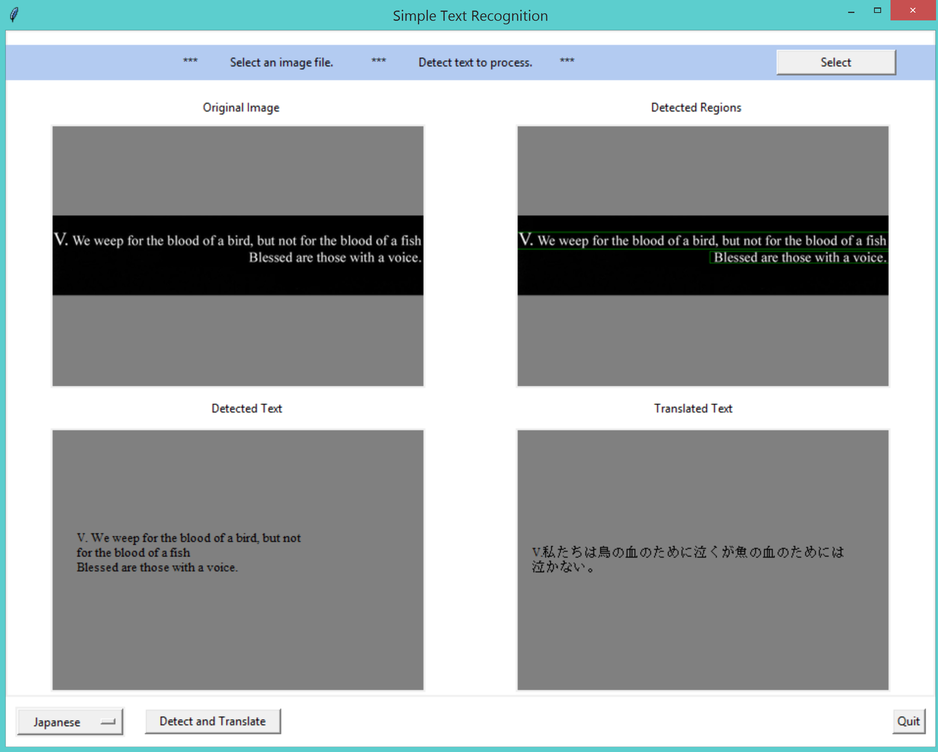
#> input picture images/Capture.PNG, 938 x 752 px, shrunk from 2390 x 1918 before the run; its folder holds only this picture in this run
$ python -i text_detection_old.py   (imports and definitions only)
#> lines starting #> are read from the running program, lines starting #| are printed output that depends on the picture; after the words box and inside, x2 and y2 are one past the last pixel; in counts of white or black regions, pixels touching at a corner belong together
# import libraries
import cv2
import os

#https://stackoverflow.com/questions/39403183/python-opencv-sorting-contours
# [4 lines left out: function get_contour_precedence, not called in this run]

def get_contour_precedence_y(contour, cols):
    tolerance_factor = 10
    origin = cv2.boundingRect(contour)
    return ((origin[1] // tolerance_factor) * tolerance_factor) * cols + origin[0]

#https://stackoverflow.com/questions/38805462/how-to-sort-contours-left-to-right-while-going-top-to-bottom-using-python-and
# [33 lines left out: functions sort_contours_, threshimg, invthreshimg, not called in this run]

def detect_text(file):
#> called with file = '../images/Capture.PNG'
    Image=cv2.imread(file)
#> Image is the input picture: shape (752, 938, 3); mean B, G, R 170.3, 168.9, 161.9
    I=Image.copy()
    G_Image=cv2.cvtColor(Image,cv2.COLOR_BGR2GRAY)
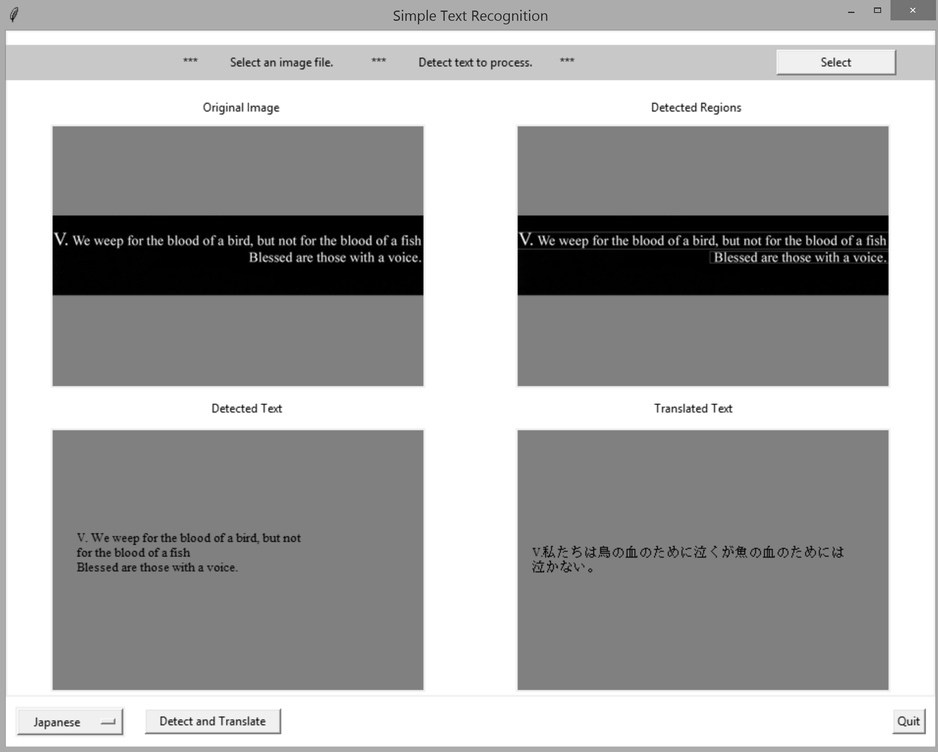
#> G_Image: shape (752, 938); min 0, max 255, mean 167

    # save path
    path = r"C:\Users\Oikawa\Desktop\ECE5470Project\bbroi"

    # make path if doesnt exist
    if not os.path.exists(path):
        os.makedirs(path)

    # delete contents of folder in path
    for file in os.listdir(path):
        file_path = os.path.join(path, file)
        try:
            if os.path.isfile(file_path):
                os.remove(file_path)
        except Exception as e:
            print(e)

    #Otsu Thresholding
    blur = cv2.GaussianBlur(G_Image,(1,1),0)
    ret,th = cv2.threshold(blur,0,255,cv2.THRESH_OTSU|cv2.THRESH_BINARY)
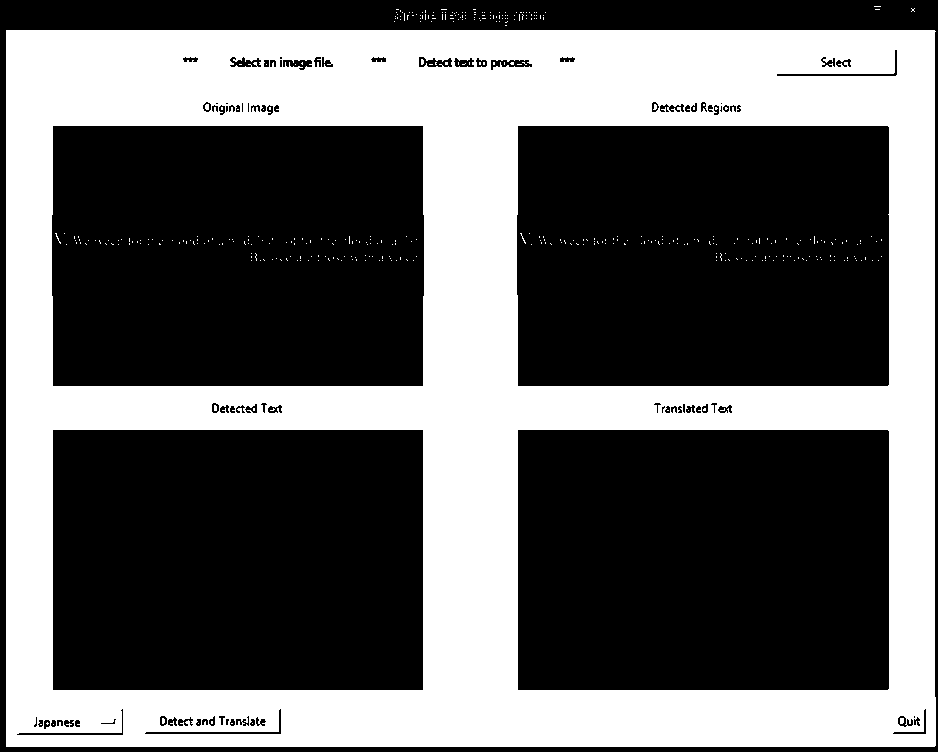
#> th: shape (752, 938); 39.2% white; 406 white regions (403 under 20 px)
#> ret = 181
    contours, hierarchy = cv2.findContours(th, cv2.RETR_EXTERNAL, cv2.CHAIN_APPROX_SIMPLE)
#> contours = 106 contours, 105 with area under 20; largest, box (x1, y1, x2, y2) and area: (6, 30, 936, 747) 664498

    #cv2.imshow("thresh",th)
    # sort contours by x and y values
    contours.sort(key=lambda y:get_contour_precedence_y(y, I.shape[1]))

    #individual characters bounding boxes
    cnt = 0

    for contour in contours:
            # get rectangle bounding contour
            [x, y, w, h] = cv2.boundingRect(contour)

            roi = []

            if (h>=0) :

                # draw rectangle around contour on original image
                cv2.rectangle(I, (x, y), (x + w, y + h), (255, 0, 255), 0)

                # save roi to array
                roi = th[y:y + h, x:x + w]
                #save roi as img
                cv2.imwrite( path + "\char%d.jpg" % cnt, roi)

                cnt = cnt + 1
#> this loop made 106 passes
#> (contour, x, y, w, h, roi) on passes 1, 2, 3, 5, 10, 14, 16, 19: ([[396, 9], [398, 9]], 396, 9, 3, 1, [[255, 255, 255]]), ([[441, 9], [446, 9]], 441, 9, 6, 1, [[255, 255, 255, 255, 255, 255]]), ([[473, 9], [475, 9]], 473, 9, 3, 1, [[255, 255, 255]]), ([[875, 9], [879, 9]], 875, 9, 5, 1, [[255, 255, 255, 255, 255]]), ([[397, 17], [397, 18]], 397, 17, 1, 2, [255, 255]), ([[400, 10], [400, 11]], 400, 10, 1, 2, [255, 255]), ([[404, 13], [404, 20]], 404, 13, 1, 8, [255, 255, 255, 255, 255, 255, 255, 255]), ([[412, 15], [413, 15]], 412, 15, 2, 1, [[255, 255]])
#> (x, y, w, h, roi) on passes 7, 8, 9, 11, 12, 13: (395, 18, 1, 1, [255]), (395, 16, 1, 1, [255]), (396, 12, 1, 1, [255]), (397, 14, 1, 1, [255]), (400, 19, 1, 1, [255]), (400, 16, 1, 1, [255])
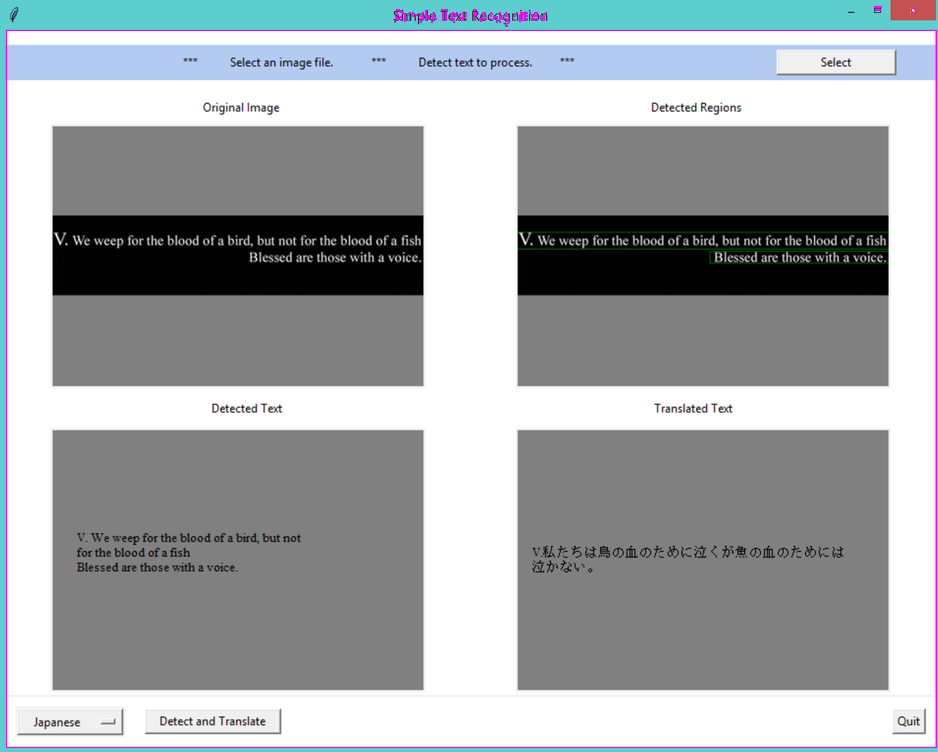
#> I: shape (752, 938, 3); 0.56% of pixels changed, all inside (x1, y1, x2, y2) = (6, 6, 937, 748)
#> after the loop, cnt = 106


    # block of text
    #--- choosing the right kernel
    #--- kernel size of 3 rows (to join dots above letters 'i' and 'j')
    #--- and 10 columns to join neighboring letters in words and neighboring words
    rect_kernel = cv2.getStructuringElement(cv2.MORPH_RECT, (20, 3))
    dilation = cv2.dilate(th, rect_kernel, iterations = 1)
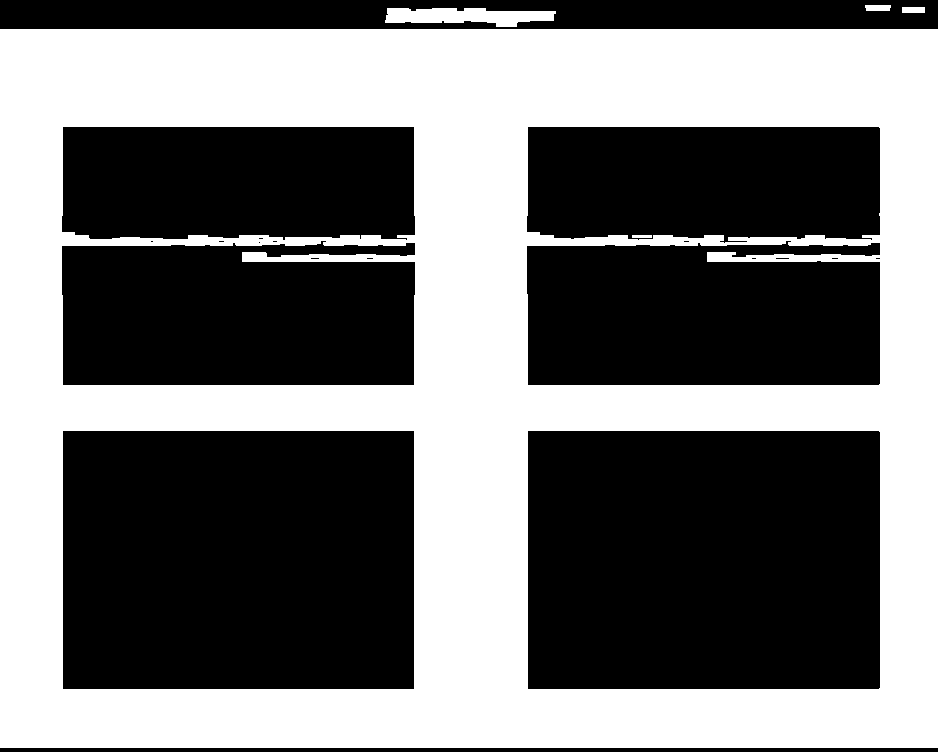
#> dilation: shape (752, 938); 45.8% white; 5 white regions
    #cv2.imshow("dil", dilation)

    #---Finding contours of text block ---
    contours, hierarchy = cv2.findContours(dilation, cv2.RETR_EXTERNAL, cv2.CHAIN_APPROX_NONE)
#> contours = 4 contours; box (x1, y1, x2, y2) and area: (0, 29, 938, 748) 672766, (385, 8, 556, 27) 2057, (865, 5, 891, 11) 120, (902, 7, 925, 13) 110

    for cnt in contours:
            x, y, w, h = cv2.boundingRect(cnt)
            cv2.rectangle(I, (x, y), (x + w, y + h), (0, 255, 0), 2)
#> this loop made 4 passes
#> (x, y, w, h) on passes 1 to 4: (0, 29, 938, 719), (385, 8, 171, 19), (902, 7, 23, 6), (865, 5, 26, 6)
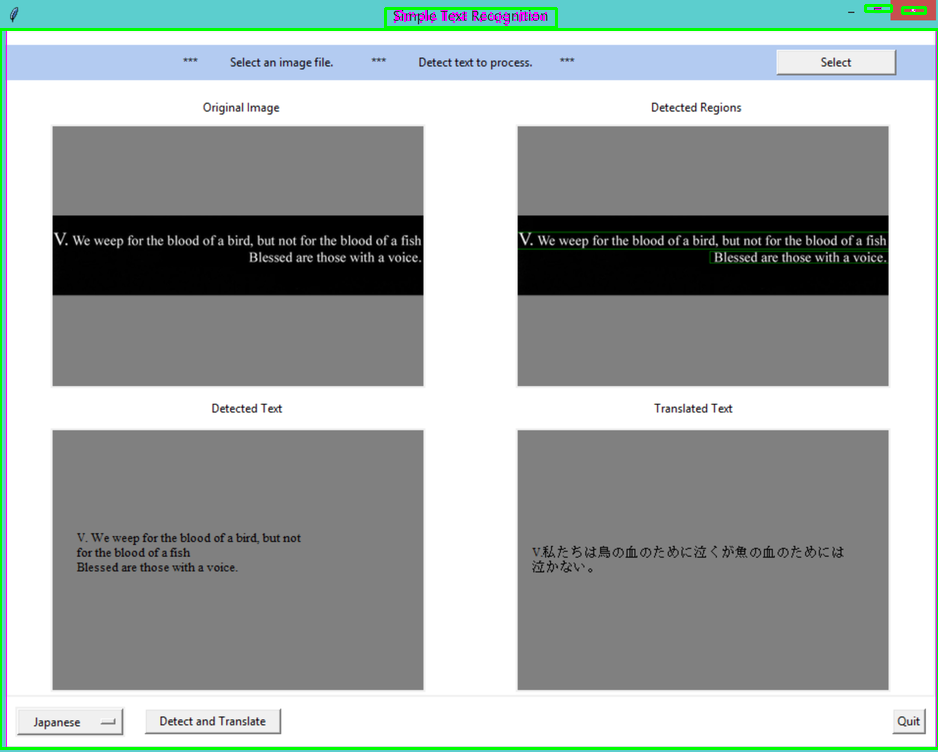
#> I: shape (752, 938, 3); 1.29% of pixels changed, all inside (x1, y1, x2, y2) = (0, 4, 938, 750)

    #cv2.imshow("i", I)

    return I

# [70 lines left out: function detect_text_inv, not called in this run]

>>> result = detect_text('../images/Capture.PNG')

$ run again, on images/c1.PNG
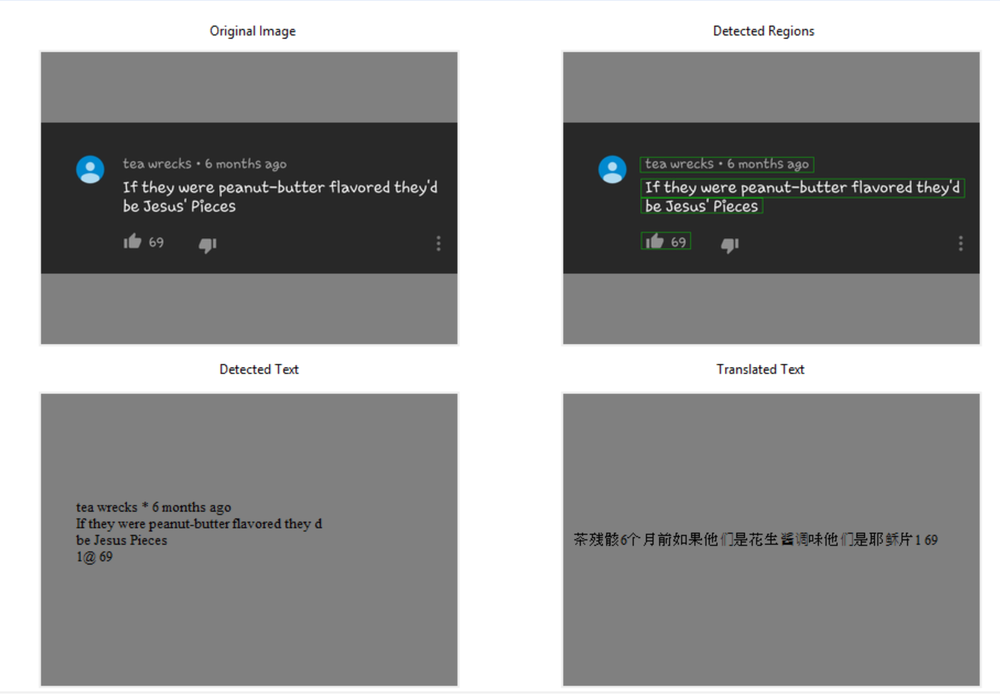
#> input picture images/c1.PNG, 1000 x 700 px, shrunk from 2269 x 1588 before the run
#> in detect_text, Image is the input picture: shape (700, 1000, 3); mean B, G, R 151, 151.1, 150.7
#> in detect_text, `ret,th = cv2.threshold(blur,0,255,cv2.THRESH_OTSU|cv2.THRESH_BINARY)`:
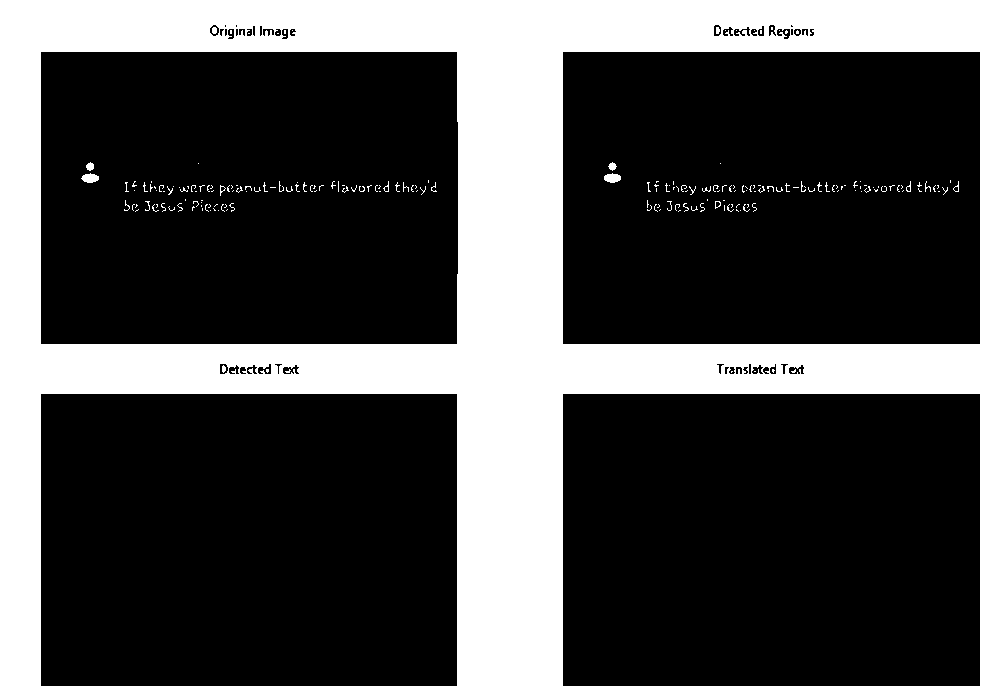
#> th: shape (700, 1000); 30.5% white; 206 white regions (189 under 20 px), largest, box (x1, y1, x2, y2) and area: (0, 0, 1000, 700) 211660, (81, 173, 99, 183) 127, (604, 173, 621, 183) 126
#> ret = 179
#> in detect_text, `contours, hierarchy = cv2.findContours(th, cv2.RETR_EXTERNAL, cv2.CHAI..`: contours = [[[0, 0], [0, 699], [999, 699], [999, 0]]]
#> the loop in detect_text, `for contour in contours:` made 1 pass
#> (contour, x, y, w, h, cnt) on pass 1: ([[0, 0], [0, 699], [999, 699], [999, 0]], 0, 0, 1000, 700, 1)
#> after the loop in detect_text, `for contour in contours:`: cnt = 1
#> dilation: shape (700, 1000); 35.9% white; 9 white regions
#> in detect_text, `contours, hierarchy = cv2.findContours(dilation, cv2.RETR_EXTERNAL, cv..`: contours = 1 contour; box (x1, y1, x2, y2) and area: (0, 0, 1000, 700) 698301
#> the loop in detect_text, `for cnt in contours:` made 1 pass
#> after the loop in detect_text, `for cnt in contours:`:
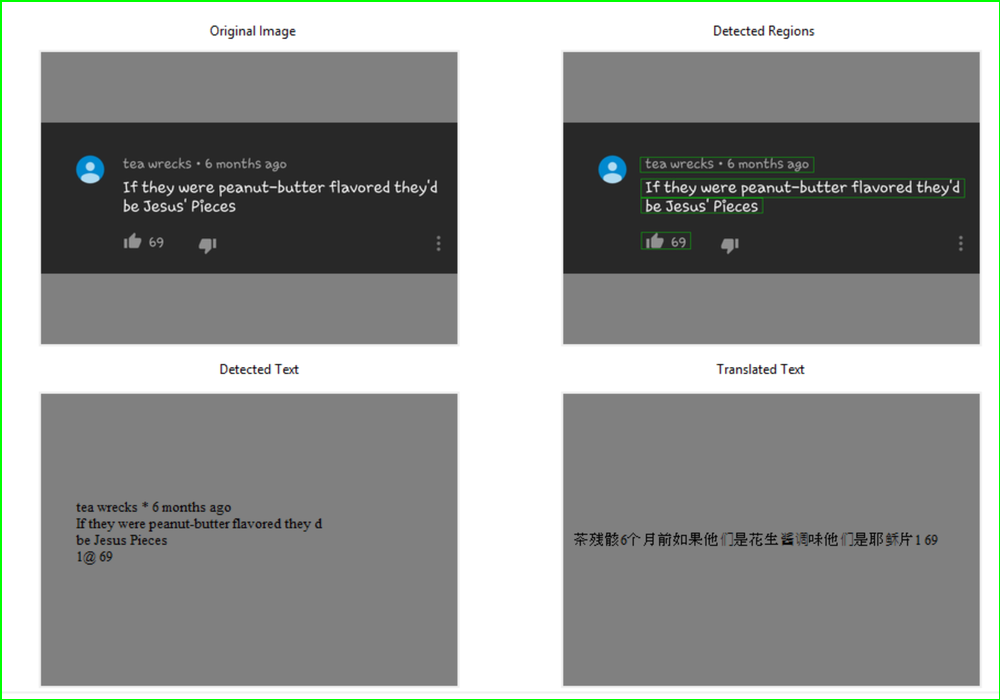
#> I: shape (700, 1000, 3); mean B, G, R 149.1, 151.1, 148.9
